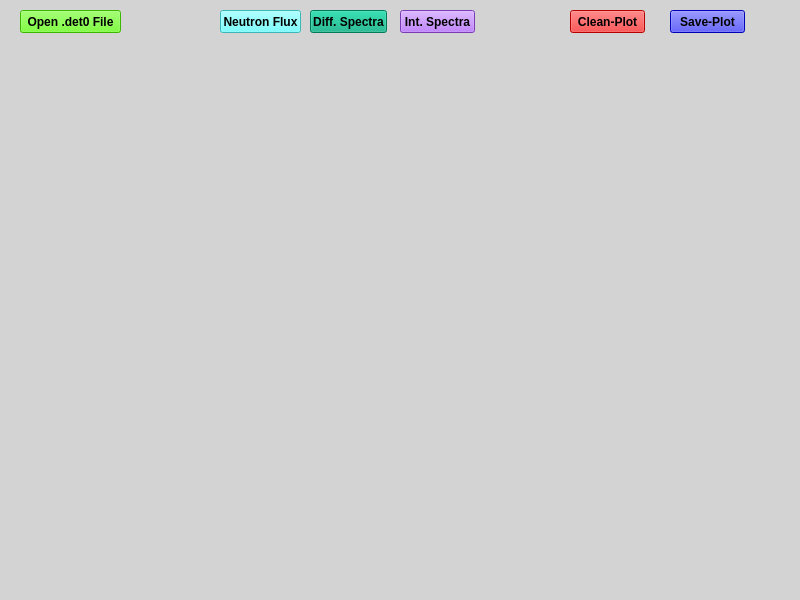
<?xml version="1.0" encoding="UTF-8"?>
<ui version="4.0">
 <class>MainWindow</class>
 <widget class="QMainWindow" name="MainWindow">
  <property name="geometry">
   <rect>
    <x>0</x>
    <y>0</y>
    <width>800</width>
    <height>600</height>
   </rect>
  </property>
  <property name="windowTitle">
   <string>MainWindow</string>
  </property>
  <property name="styleSheet">
   <string notr="true">background-color: rgb(211, 211, 211);</string>
  </property>
  <widget class="QWidget" name="centralwidget">
   <widget class="QPushButton" name="selectFileButton2">
    <property name="geometry">
     <rect>
      <x>20</x>
      <y>10</y>
      <width>101</width>
      <height>23</height>
     </rect>
    </property>
    <property name="font">
     <font>
      <weight>75</weight>
      <bold>true</bold>
     </font>
    </property>
    <property name="styleSheet">
     <string notr="true">background-color: rgb(85, 255, 0);</string>
    </property>
    <property name="text">
     <string>Open .det0 File</string>
    </property>
   </widget>
   <widget class="QPushButton" name="plotButton2_1">
    <property name="geometry">
     <rect>
      <x>220</x>
      <y>10</y>
      <width>81</width>
      <height>23</height>
     </rect>
    </property>
    <property name="font">
     <font>
      <weight>75</weight>
      <bold>true</bold>
     </font>
    </property>
    <property name="styleSheet">
     <string notr="true">background-color: rgb(85, 255, 255);</string>
    </property>
    <property name="text">
     <string>Neutron Flux</string>
    </property>
   </widget>
   <widget class="QPushButton" name="plotButton2_2">
    <property name="geometry">
     <rect>
      <x>310</x>
      <y>10</y>
      <width>77</width>
      <height>23</height>
     </rect>
    </property>
    <property name="font">
     <font>
      <weight>75</weight>
      <bold>true</bold>
     </font>
    </property>
    <property name="styleSheet">
     <string notr="true">background-color: rgb(0, 170, 127);</string>
    </property>
    <property name="text">
     <string>Diff. Spectra</string>
    </property>
   </widget>
   <widget class="QPushButton" name="plotButton3_3">
    <property name="geometry">
     <rect>
      <x>400</x>
      <y>10</y>
      <width>75</width>
      <height>23</height>
     </rect>
    </property>
    <property name="font">
     <font>
      <weight>75</weight>
      <bold>true</bold>
     </font>
    </property>
    <property name="styleSheet">
     <string notr="true">background-color: rgb(170, 85, 255);</string>
    </property>
    <property name="text">
     <string>Int. Spectra</string>
    </property>
   </widget>
   <widget class="QPushButton" name="clearPlotButton2">
    <property name="geometry">
     <rect>
      <x>570</x>
      <y>10</y>
      <width>75</width>
      <height>23</height>
     </rect>
    </property>
    <property name="font">
     <font>
      <weight>75</weight>
      <bold>true</bold>
     </font>
    </property>
    <property name="styleSheet">
     <string notr="true">background-color: rgb(255, 0, 0);</string>
    </property>
    <property name="text">
     <string>Clean-Plot</string>
    </property>
   </widget>
   <widget class="QPushButton" name="savePlotButton2">
    <property name="geometry">
     <rect>
      <x>670</x>
      <y>10</y>
      <width>75</width>
      <height>23</height>
     </rect>
    </property>
    <property name="font">
     <font>
      <weight>75</weight>
      <bold>true</bold>
     </font>
    </property>
    <property name="styleSheet">
     <string notr="true">background-color: rgb(0, 0, 255);</string>
    </property>
    <property name="text">
     <string>Save-Plot</string>
    </property>
   </widget>
   <widget class="QWidget" name="plotWidget3" native="true">
    <property name="geometry">
     <rect>
      <x>30</x>
      <y>60</y>
      <width>741</width>
      <height>431</height>
     </rect>
    </property>
   </widget>
  </widget>
  <widget class="QMenuBar" name="menubar">
   <property name="geometry">
    <rect>
     <x>0</x>
     <y>0</y>
     <width>800</width>
     <height>21</height>
    </rect>
   </property>
  </widget>
  <widget class="QStatusBar" name="statusbar"/>
 </widget>
 <resources/>
 <connections/>
</ui>
